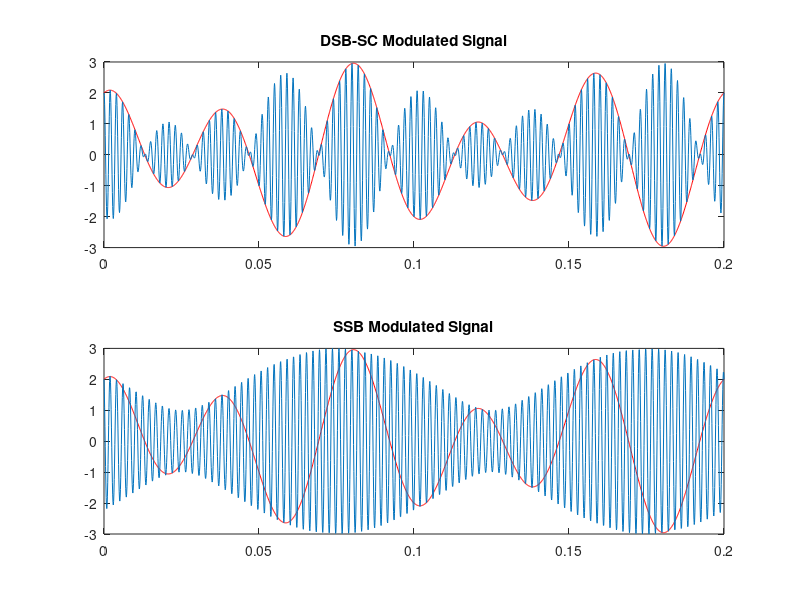

Here is the MATLAB script that generated this plot:
clc; clear all;
Fs= 10000; % Sampling rate: 8000 samples per second.
Fc = 500; % Carrier frequency in Hz
t = [0: 1: 0.2*Fs]/Fs; % Sampling times for .2 second
x = sin(2*pi*15*t) + 2*cos(2*pi*25*t); % message signal
y = ammod(x,Fc,Fs); % DSB-SC signal
z = ssbmod(x,Fc,Fs); % SSB signal
figure(1);
subplot(2,1,1);
plot(t,x,'r')
title('Original or Message Signal');
%subplot(3,1,2);
hold on
plot(t,y)
title('DSB-SC Modulated Signal');
subplot(2,1,2);
plot(t,x,'r')
title('Original or Message Signal');
hold on
plot(t,z)
title('SSB Modulated Signal');
